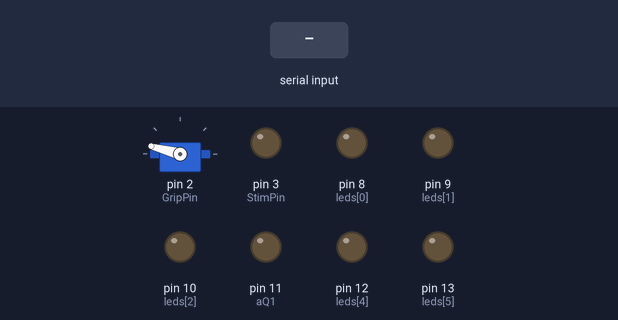
Bench run of a sketch on a simulated Arduino Uno, built with avr-gcc and run on an emulated ATmega328P. Shown: servo, output pins drawn as LEDs (lit = HIGH). The inputs (shaded band) are chosen by the test bench. What the sketch prints to the serial monitor is not drawn.

Above: at 1.2 s.
1.3 s: "90,45\n" received over Serial
At 2.4 s:
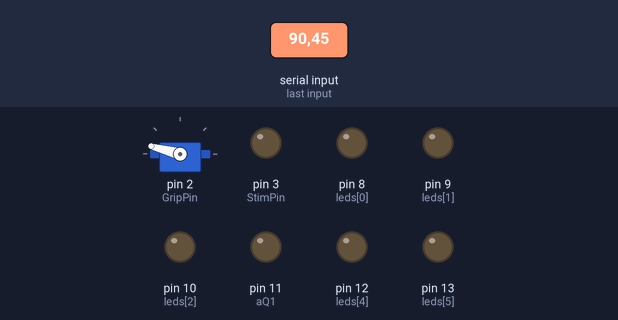
2.8 s: "200\n" received over Serial
At 3.6 s:
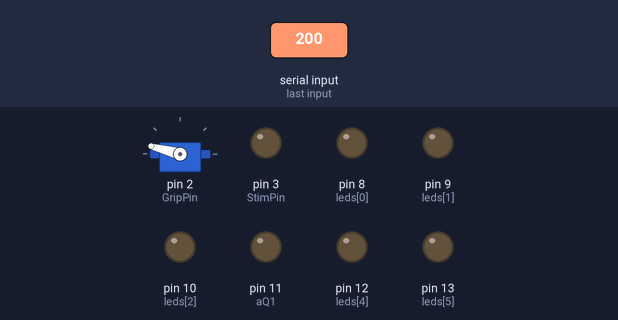
Timing chart, 0 to 5.8 s (numbered marks = the images above; inputs shaded):
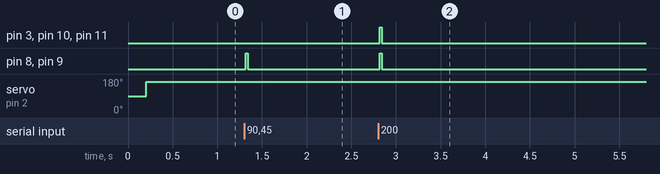

Measured:
- after the input at 1.3 s, pin 8 (leds[0]), pin 9 (leds[1]): LOW → HIGH at once, → LOW 0.02 s later
- after the input at 2.8 s, pin 3 (StimPin), pin 8 (leds[0]), pin 9 (leds[1]), pin 10 (leds[2]), pin 11 (aQ1): LOW → HIGH at once, → LOW 0.02 s later

The sketch:

HHI_switches_gripper.ino
```cpp
/* Arduino Code for an EMG SpikerShield to control a TENS device, LED lights, and a gripper */

#include <Servo.h>  //Includes the Gripper Servo Library
Servo ServoGripper; //Declares the Name of the Servo to be ServoGripper -- this is all if you want to control a gripper hand as well

#define NUM_LED 6  //sets the maximum numbers of LEDs
#define MAX_Low 100   //for people with low EMG activity
#define MAX_High 254//for people with high EMG activity
#define Threshold 3 // this sets the light to activate TENS
#define threshold_degrees 10 //Number of steps the Servo will have

int reading[10];
int finalReading;
String readString;
int StimPin = 3; // TENS Digital 3
int GripPin = 2; //Digital Out that controls Servo Motor Gripper Hand
int MAX = 0;
byte litLeds = 0;
byte multiplier = 1;
byte leds[] = {8, 9, 10, 11, 12, 13};
int aQ1 = 11;
int aQ2 = 13;
int aQ3 = 8;
char lastChar = ' ';

const int UpdateTime = 200; // (number of milliseconds between updating servo position -- if too low you will burn motor out)
unsigned long OldTime = 0;
int old_degrees = 0;
int new_degrees = 0;

void setup(){
    Serial.begin(9600); //begin serial communications
    ServoGripper.attach(GripPin); //Declare the Servo to be Connected to GripPin
    pinMode(StimPin, OUTPUT); // Set TENS output to StimPin
    for(int i = 0; i < NUM_LED; i++){ //initialize LEDs as outputs
        pinMode(leds[i], OUTPUT);
        pinMode(aQ1, OUTPUT);
    }
    MAX = MAX_High; //This sets the default to people with high EMG activity.
}

void loop(){
    // Read value to apply from serial
    // Read until newline
    delay(20);  //delay to allow buffer to fill
    while (Serial.available()) {
        if (Serial.available() >0) {
            char c = Serial.read();  //gets one byte from serial buffer
            if (c == '\n') {
                break;
            }
            readString += c; //makes the string readString
        }
    }
    // Parse the value read from serial to int
    finalReading = readString.toInt();

    // Reset the string read for next iteration in the loop
    readString = "";

    // write all LEDs low and stim pin low
    for(int j = 0; j < NUM_LED; j++){
        digitalWrite(leds[j], LOW);
        digitalWrite(StimPin, LOW);
    }

    Serial.println(finalReading);
    finalReading = constrain(finalReading, 0, MAX);
    litLeds = map(finalReading, 0, MAX, 0, NUM_LED);

    for (int k = 0; k < litLeds; k++) {
        digitalWrite(leds[k], HIGH); // This turns on the LEDS
        if (k >= Threshold) {
            digitalWrite(StimPin, HIGH); // This turns on the TENS as a function of which LED is lit
        }
    }

    // Translate the analog reading to degrees for the servo (from 165° to 0°).
    new_degrees = map(finalReading, 0 ,MAX, 165, 0);

    if (millis() - OldTime > UpdateTime) {
        if(abs(new_degrees-old_degrees) > threshold_degrees) {
            ServoGripper.write(new_degrees); //Move the servo according to the degrees calculated
        }
        OldTime = millis();
        old_degrees = new_degrees;
    }

}
```
